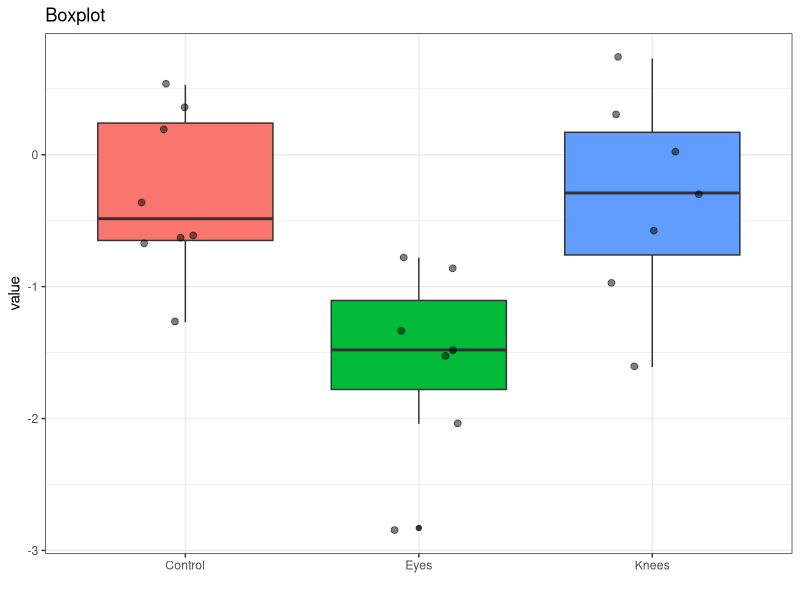
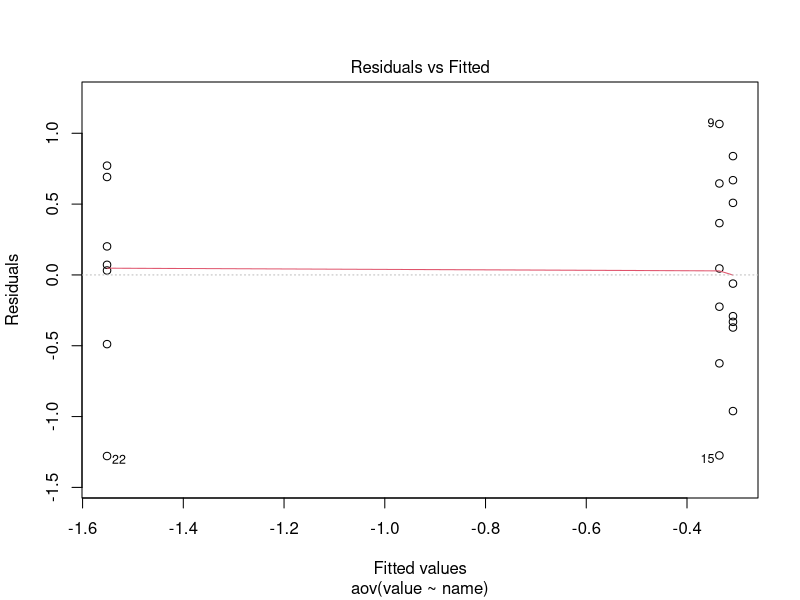
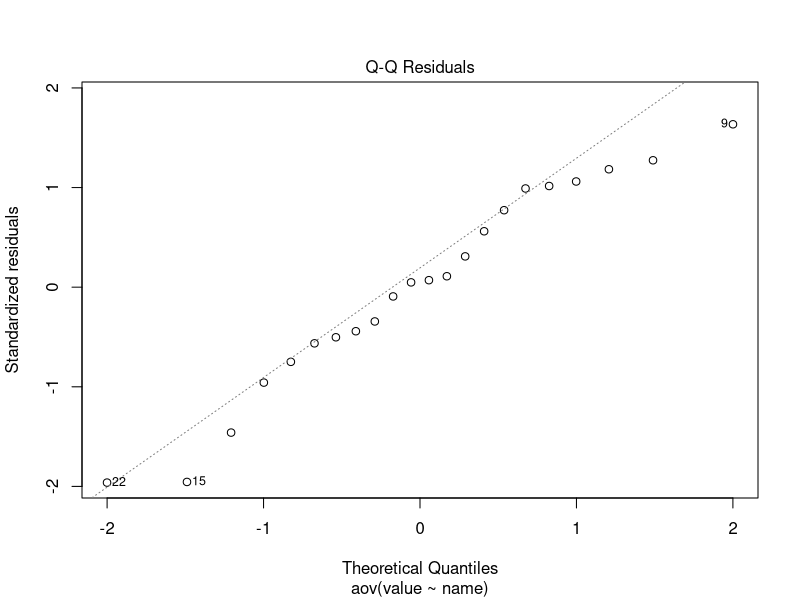
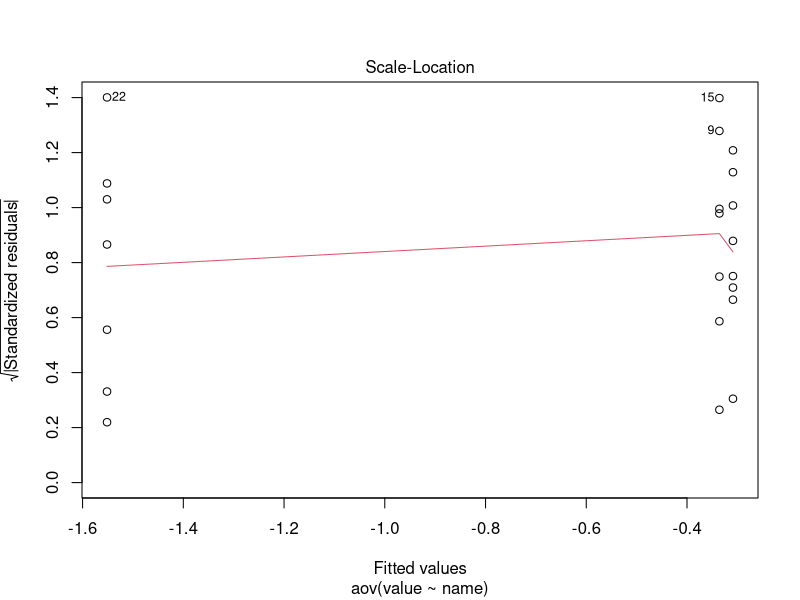
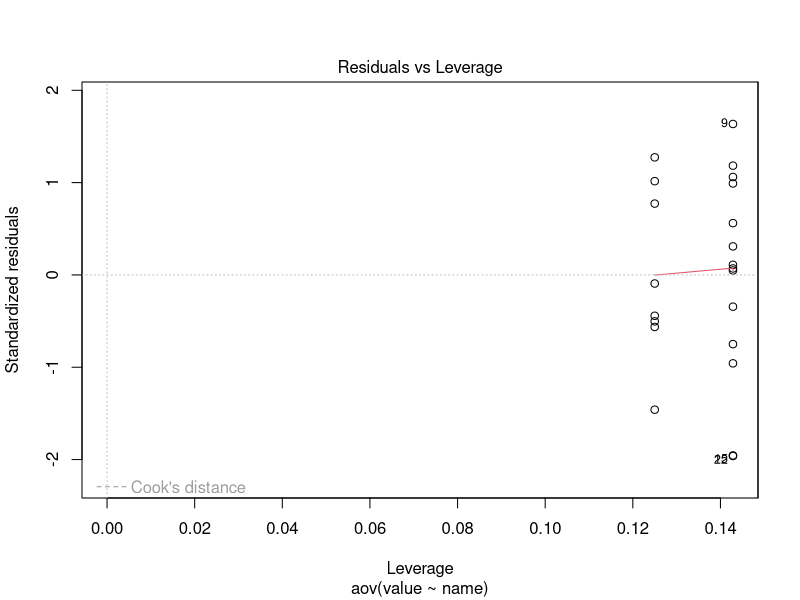

Write R code to recreate these figures, in order.
## ---- chunk 1
#| warning: false

library(dplyr)
library(ggplot2)

Control = tibble(
  name = "Control",
  value = c(0.53, 0.36, 0.20, -0.37, -0.60, -0.64, -0.68, -1.27)
)

Knees = tibble(
  name = "Knees",
  value = c(0.73, 0.31, 0.03, -0.29, -0.56, -0.96, -1.61)
)


Eyes = tibble(
  name = "Eyes",
  value = c(-0.78, -0.86, -1.35, -1.48, -1.52, -2.04, -2.83)
)


# bind into tibble  
data = rbind(Control,Knees) |> rbind(Eyes)

data |> sample_n(5) # randomly show 5 rows
## ---- chunk 2
data |>  group_by(name) |> dplyr::summarise(n = n(), mean=mean(value), var = var(value))
## ---- chunk 3
data |>
  ggplot(aes(x=name, y=value, fill = name))+
  geom_boxplot()+
  geom_jitter(size=2, alpha = 0.5,width = 0.2)+ 
  theme_bw() +
  theme(
      legend.position="none",
      ) +
  labs(
    title = "Boxplot",
    x = ""
  )

## ---- chunk 4
aov_model <- aov(value~name, data = data)
aov_model
## ---- chunk 5
aov_model |> summary()
## ---- chunk 6
plot(aov_model)
## ---- chunk 7
TukeyHSD(aov_model)
